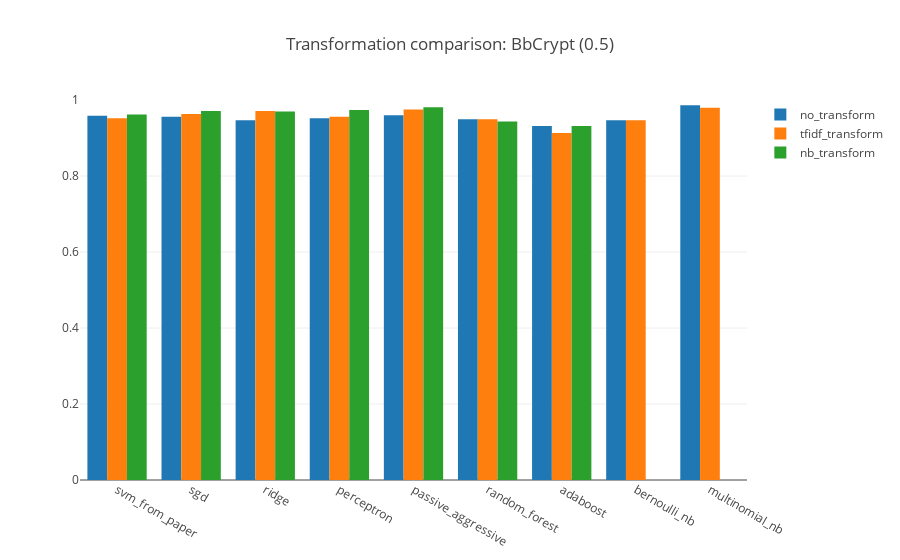

The notebook cell saved with this chart:
### Code cell
groups = [
    ("no_transform", newsgroups_no_transformation_uni_results),
    ("tfidf_transform", newsgroups_tfidf_transformed_uni_results), 
    ("nb_transform", newsgroups_nb_transformed_uni_results)
]

clfs = list(all_classifiers.keys())

traces = OrderedDict()
for i in range(len(groups)):
    transformation = groups[i][1]
    transformation_name = groups[i][0]
    scores = []
    for label in clfs:
        try:
            score = transformation[label]
        except:
            score = 0.0
        scores.append(score)
    traces["trace_{}".format(transformation_name)] = go.Bar(
        x=clfs,
        y=scores,
        name=transformation_name,
    )

data_ = [v for k, v in traces.items()]
layout_ = go.Layout(
    barmode='group',
    title='Transformation comparison: BbCrypt (0.5)',
    yaxis=dict(
        range=[0, 1]
    )
)

fig_ = go.Figure(data=data_, layout=layout_)
iplot(fig_)

### Figure 1 — Plotly figure (JSON) as saved in the notebook; plotly's stock layout.template omitted (floating-point values rounded to 4 significant figures)
{"data": [{"name": "no_transform", "type": "bar", "x": ["svm_from_paper", "sgd", "ridge", "perceptron", "passive_aggressive", "random_forest", "adaboost", "bernoulli_nb", "multinomial_nb"], "y": [0.9584, 0.9559, 0.947, 0.9521, 0.9596, 0.9496, 0.9319, 0.947, 0.9861]}, {"name": "tfidf_transform", "type": "bar", "x": ["svm_from_paper", "sgd", "ridge", "perceptron", "passive_aggressive", "random_forest", "adaboost", "bernoulli_nb", "multinomial_nb"], "y": [0.9521, 0.9634, 0.971, 0.9559, 0.9748, 0.9496, 0.913, 0.947, 0.9798]}, {"name": "nb_transform", "type": "bar", "x": ["svm_from_paper", "sgd", "ridge", "perceptron", "passive_aggressive", "random_forest", "adaboost", "bernoulli_nb", "multinomial_nb"], "y": [0.9622, 0.971, 0.9697, 0.9735, 0.9811, 0.9433, 0.9319, 0, 0]}], "layout": {"barmode": "group", "title": "Transformation comparison: BbCrypt (0.5)", "yaxis": {"range": [0, 1]}}}
